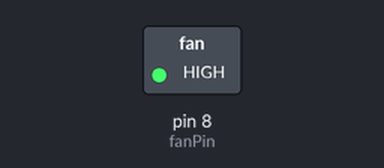
Bench run of a sketch on a simulated Arduino Uno, built with avr-gcc and run on an emulated ATmega328P. On the bench: switched loads named in the sketch (green lamp = pin HIGH).

Above: at 1.5 s.
At 8.0 s:
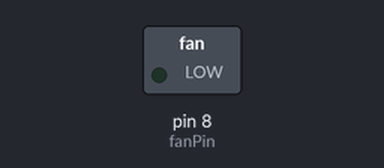
Timing chart, 0 to 16.9 s (numbered marks = the images above):
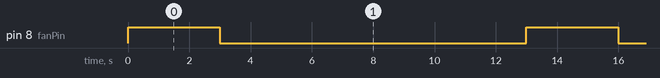

The sketch:

Lab4Task4.ino
```cpp
// Arduino code for optocoupler circuit
const int fanPin = 8;  // Digital pin connected to optocoupler LED side

void setup() {
    pinMode(fanPin, OUTPUT);
}

void loop() {
    // Turn on fan for 3 seconds
    digitalWrite(fanPin, HIGH);
    delay(3000);

    // Turn off fan for 10 seconds
    digitalWrite(fanPin, LOW);
    delay(10000);
}
```

Measured:
- by itself, pin 8 (fanPin): alternates HIGH for 3.0 s and LOW for 10.0 s
